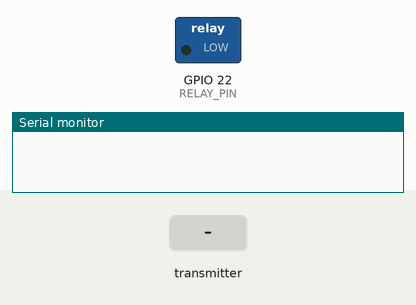
This sketch was run on a simulated ESP32. Shown: switched loads named in the sketch (green lamp = pin HIGH), the last lines printed to the serial monitor. The test bench sets the inputs (shaded band).

Above: at 1.2 s.
1.3 s: the transmitter starts sending openclose = 1024
At 2.5 s:
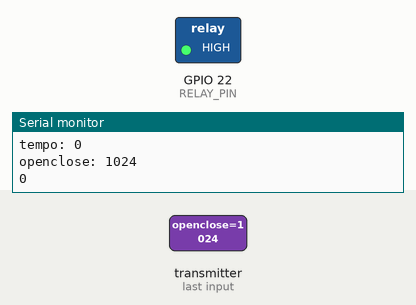
2.8 s: the transmitter starts sending tempo = 25
Timing chart, 0 to 5.8 s (numbered marks = the images above; inputs shaded):
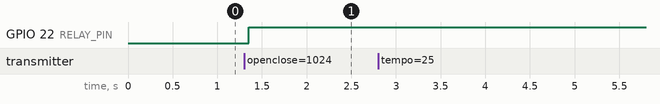

The sketch:

calum_receiver_v5_2.ino
```cpp
#include <esp_now.h>
#include <WiFi.h>

//id:1 mac address: peerMacA[] {0x94, 0xB9, 0x7E, 0xF9, 0x10, 0xF0};

// Define the structure to send data
typedef struct MyData {
  int tempo;
  int openclose;
} MyData;

String num_str;
int old_tempo;
float spb;
int delay_tempo;

MyData myData;

const int RELAY_PIN = 22;

//callback function that will be executed when data is received
void onDataRecv(const uint8_t * mac, const uint8_t *incomingData, int len) {
  memcpy(&myData, incomingData, sizeof(myData));
  Serial.print("tempo: ");
  Serial.println(myData.tempo);
  Serial.print("openclose: ");
  Serial.println(myData.openclose);
  Serial.println();
}

void setup() {
  Serial.begin(115200);
  pinMode(RELAY_PIN, OUTPUT);

  //Set the device as a Wi-Fi Station
  WiFi.mode(WIFI_STA);

  // Initialize ESP-NOW
  if (esp_now_init() != ESP_OK) {
    Serial.println("ESP-NOW initialization failed");
    return;
  }

  // Register the callback function to handle received data
  esp_now_register_recv_cb(onDataRecv);

  delay_tempo = 1000;
  old_tempo = 0;
}

void loop() {
  num_str = String(myData.openclose);

  if (old_tempo != myData.tempo && myData.tempo != 0){
    old_tempo = myData.tempo;
    spb = 60.0 / myData.tempo;  // Calculate seconds per beat
    delay_tempo = spb * 1000;  // Convert seconds to milliseconds
    Serial.print("Tempo: ");
    Serial.println(myData.tempo);
    Serial.print("millisec: ");
    Serial.println(delay_tempo);

  }

  for (int i = 1; i < num_str.length(); i++) {
    int digit = num_str.charAt(i) - '0';

    if (digit == 0) {
      digitalWrite(RELAY_PIN, HIGH);
      Serial.println(digit);
      delay(delay_tempo);
    }
    else if (digit == 1) {
      digitalWrite(RELAY_PIN, LOW);
      Serial.println(digit);
      delay(delay_tempo);
    }
  }
}
```

Measured:
- after the input at 1.3 s, GPIO 22 (RELAY_PIN): LOW → HIGH after 0.05 s
